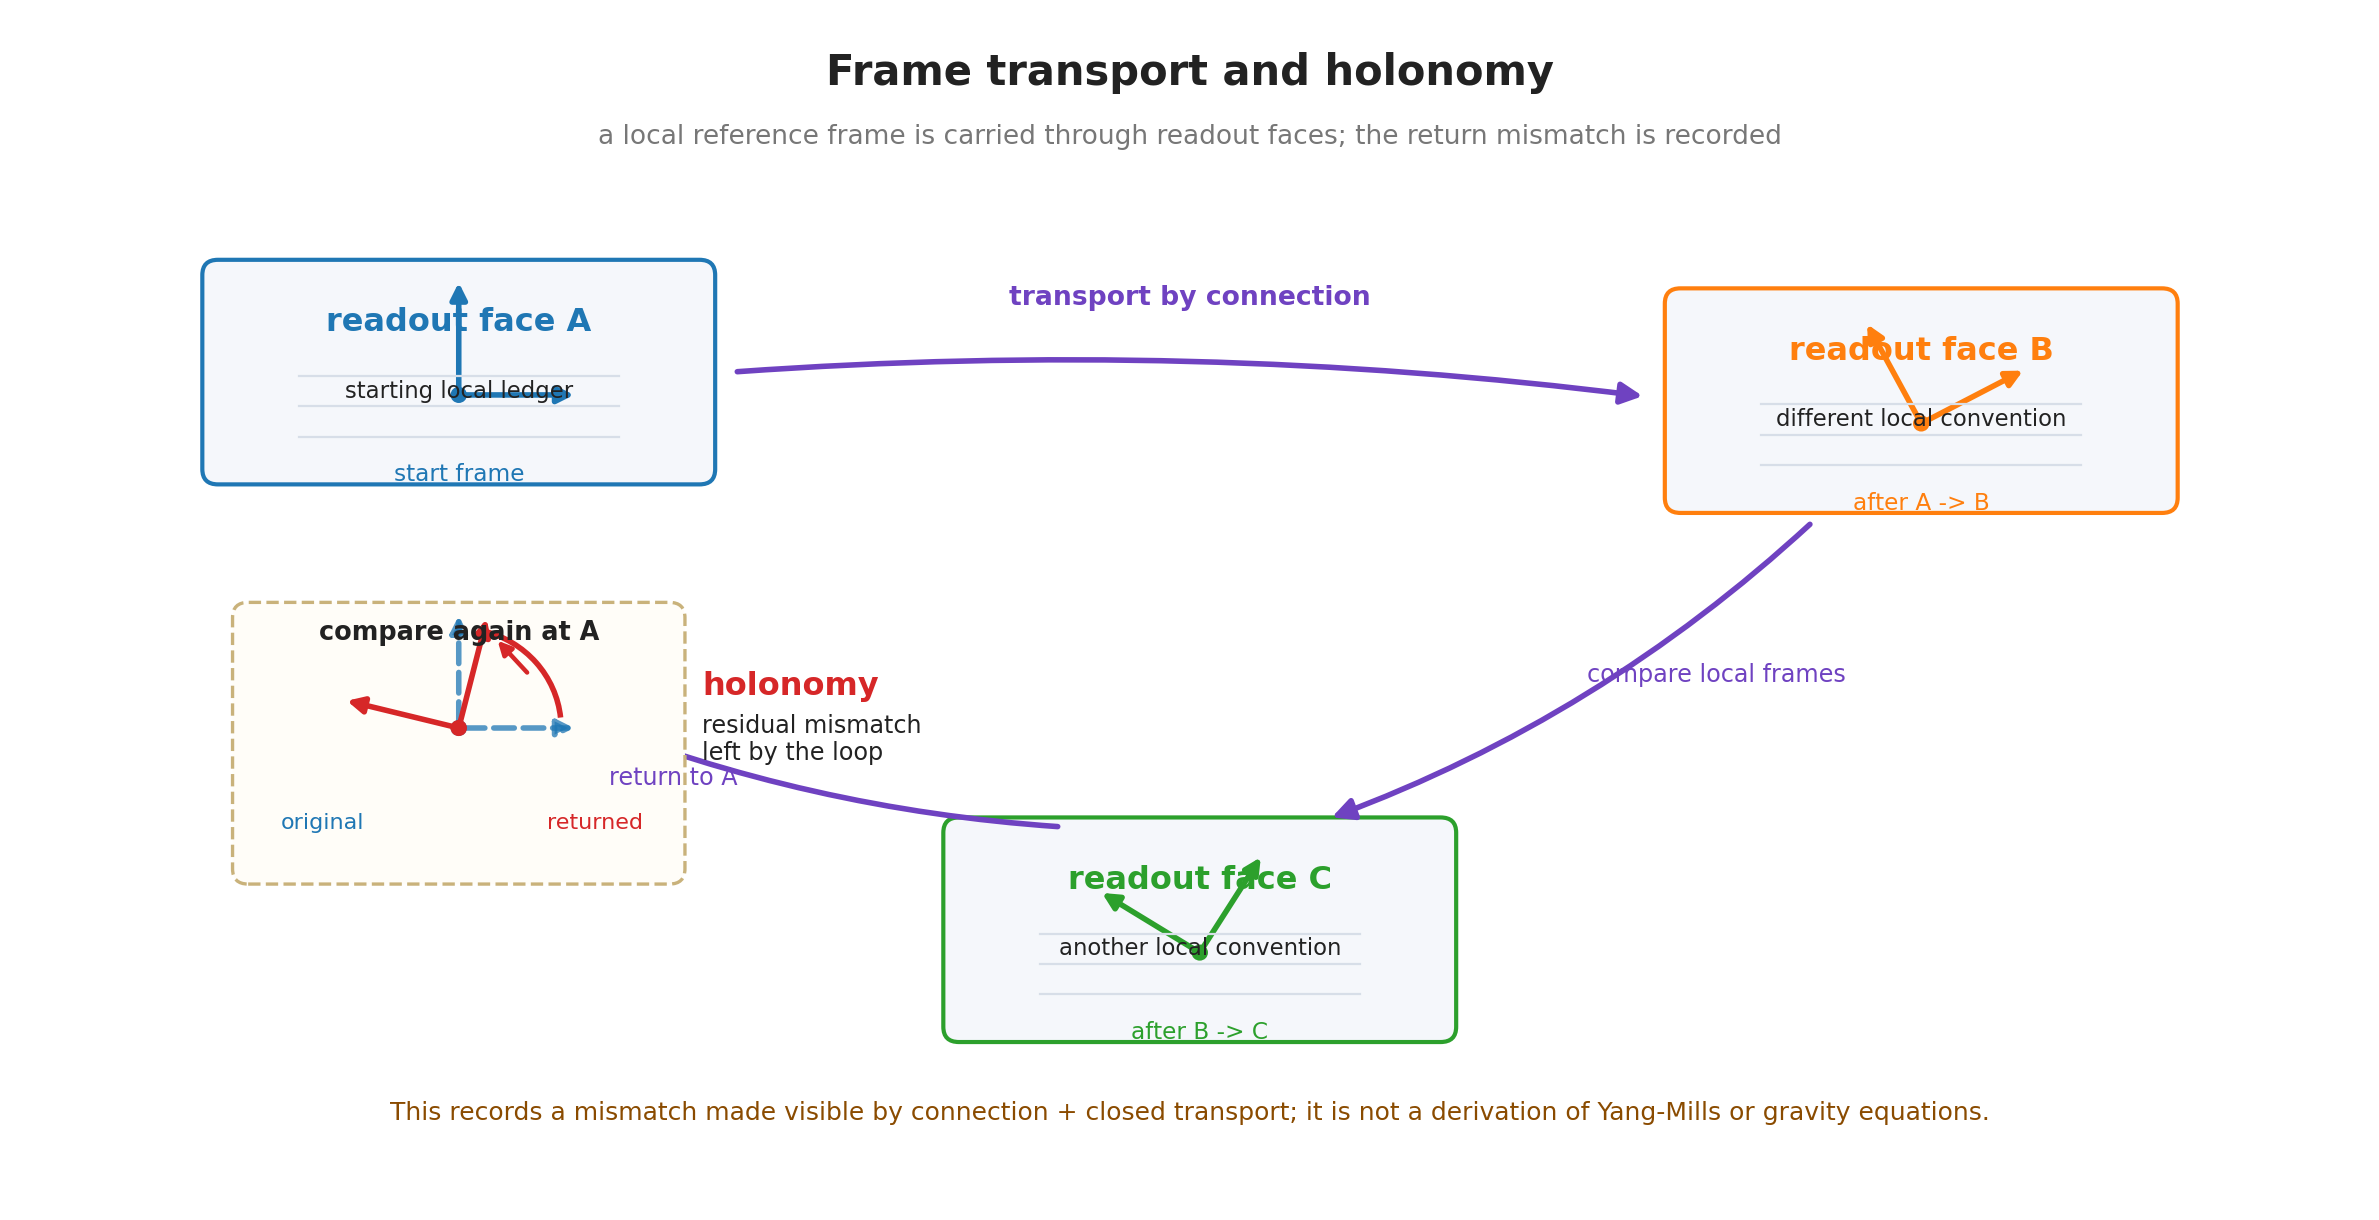

The script that saved this image:
#!/usr/bin/env python3
# -*- coding: utf-8 -*-
"""
Chapter 12 figure:
  A local frame is transported through separated readout faces.
  After a closed loop, the returned frame differs from the starting frame.
"""
import os
os.environ.setdefault("MPLCONFIGDIR", "/tmp/matplotlib")
os.environ.setdefault("XDG_CACHE_HOME", "/tmp")

import numpy as np
import matplotlib
matplotlib.use("Agg")
import matplotlib.pyplot as plt
from matplotlib.patches import FancyArrowPatch, FancyBboxPatch, Arc, Circle


C_TEXT = "#222222"
C_MUTED = "#777777"
C_A = "#1f77b4"
C_B = "#ff7f0e"
C_C = "#2ca02c"
C_CONN = "#6f42c1"
C_RETURN = "#d62728"
C_FACE = "#f5f7fb"
C_NOTE = "#8a4b00"


def arrow(ax, start, end, color="#444444", lw=1.6, ms=13,
          rad=0.0, style="-|>", linestyle="-", alpha=1.0):
    arr = FancyArrowPatch(
        start, end, arrowstyle=style, mutation_scale=ms, lw=lw,
        color=color, linestyle=linestyle, alpha=alpha,
        connectionstyle=f"arc3,rad={rad}"
    )
    ax.add_patch(arr)
    return arr


def draw_face(ax, center, title, subtitle, color):
    x, y = center
    w, h = 2.55, 1.10
    box = FancyBboxPatch(
        (x - w / 2, y - h / 2), w, h,
        boxstyle="round,pad=0.04,rounding_size=0.08",
        fc=C_FACE, ec=color, lw=1.5
    )
    ax.add_patch(box)
    ax.text(x, y + 0.26, title, ha="center", va="center",
            fontsize=11.5, color=color, weight="bold")
    ax.text(x, y - 0.10, subtitle, ha="center", va="center",
            fontsize=8.2, color=C_TEXT)
    for i in range(3):
        ax.plot([x - 0.82, x + 0.82], [y - 0.34 + i * 0.16, y - 0.34 + i * 0.16],
                color="#d7dee8", lw=0.8)


def draw_frame(ax, origin, angle, color, label, dashed=False, alpha=1.0):
    x, y = origin
    length = 0.62
    e1 = (x + length * np.cos(angle), y + length * np.sin(angle))
    e2 = (x + length * np.cos(angle + np.pi / 2),
          y + length * np.sin(angle + np.pi / 2))
    linestyle = "--" if dashed else "-"
    arrow(ax, (x, y), e1, color=color, lw=2.0, ms=12,
          linestyle=linestyle, alpha=alpha)
    arrow(ax, (x, y), e2, color=color, lw=2.0, ms=12,
          linestyle=linestyle, alpha=alpha)
    ax.add_patch(Circle((x, y), 0.035, fc=color, ec=color, alpha=alpha))
    if label:
        ax.text(x, y - 0.36, label, ha="center", va="top",
                fontsize=8.4, color=color)


fig, ax = plt.subplots(figsize=(12.0, 6.2))
ax.set_xlim(0, 12)
ax.set_ylim(0, 6.2)
ax.axis("off")

ax.text(6.0, 5.86, "Frame transport and holonomy",
        ha="center", fontsize=15, color=C_TEXT, weight="bold")
ax.text(6.0, 5.55,
        "a local reference frame is carried through readout faces; the return mismatch is recorded",
        ha="center", fontsize=9.5, color=C_MUTED)

# Readout faces on a closed path.
A = (2.25, 4.35)
B = (9.75, 4.20)
C = (6.05, 1.42)
P = (2.25, 2.48)
draw_face(ax, A, "readout face A", "starting local ledger", C_A)
draw_face(ax, B, "readout face B", "different local convention", C_B)
draw_face(ax, C, "readout face C", "another local convention", C_C)

# Connection loop.
arrow(ax, (3.65, 4.35), (8.35, 4.22), color=C_CONN, lw=2.0, ms=16, rad=-0.05)
arrow(ax, (9.20, 3.57), (6.70, 2.00), color=C_CONN, lw=2.0, ms=16, rad=-0.10)
arrow(ax, (5.35, 1.96), (2.82, 2.55), color=C_CONN, lw=2.0, ms=16, rad=-0.08)
ax.text(6.0, 4.70, "transport by connection", ha="center",
        fontsize=9.6, color=C_CONN, weight="bold")
ax.text(8.70, 2.72, "compare local frames", ha="center",
        fontsize=8.6, color=C_CONN)
ax.text(3.35, 2.18, "return to A", ha="center",
        fontsize=8.6, color=C_CONN)

# Frames carried around the loop.
draw_frame(ax, (2.25, 4.23), np.deg2rad(0), C_A, "start frame")
draw_frame(ax, (9.75, 4.08), np.deg2rad(28), C_B, "after A -> B")
draw_frame(ax, (6.05, 1.30), np.deg2rad(58), C_C, "after B -> C")

# Returned frame at A compared with original.
compare_box = FancyBboxPatch(
    (P[0] - 1.12, P[1] - 0.78), 2.24, 1.40,
    boxstyle="round,pad=0.04,rounding_size=0.08",
    fc="#fffdf8", ec="#c9b27b", lw=1.2, linestyle="--"
)
ax.add_patch(compare_box)
ax.text(P[0], P[1] + 0.50, "compare again at A", ha="center",
        va="center", fontsize=9.2, color=C_TEXT, weight="bold")
draw_frame(ax, P, np.deg2rad(0), C_A, "",
           dashed=True, alpha=0.75)
draw_frame(ax, P, np.deg2rad(76), C_RETURN, "")
ax.text(P[0] - 0.70, P[1] - 0.50, "original", ha="center",
        va="center", fontsize=8.0, color=C_A)
ax.text(P[0] + 0.70, P[1] - 0.50, "returned", ha="center",
        va="center", fontsize=8.0, color=C_RETURN)
ax.add_patch(Arc(P, 1.05, 1.05, theta1=6, theta2=76,
                 color=C_RETURN, lw=2.0))
arrow(ax, (P[0] + 0.37, P[1] + 0.27), (P[0] + 0.18, P[1] + 0.48),
      color=C_RETURN, lw=1.6, ms=10)
ax.text(3.50, 2.70, "holonomy", ha="left", va="center",
        fontsize=11.5, color=C_RETURN, weight="bold")
ax.text(3.50, 2.42, "residual mismatch\nleft by the loop", ha="left",
        va="center", fontsize=8.6, color=C_TEXT)

# Safe interpretation note.
ax.text(6.0, 0.42,
        "This records a mismatch made visible by connection + closed transport; it is not a derivation of Yang-Mills or gravity equations.",
        ha="center", fontsize=9.0, color=C_NOTE)

fig.tight_layout()
for ext in ("png", "svg"):
    fig.savefig(f"fig_text_ch12_holonomy_transport.{ext}",
                dpi=200, bbox_inches="tight")
print("done: fig_text_ch12_holonomy_transport (png+svg)")
